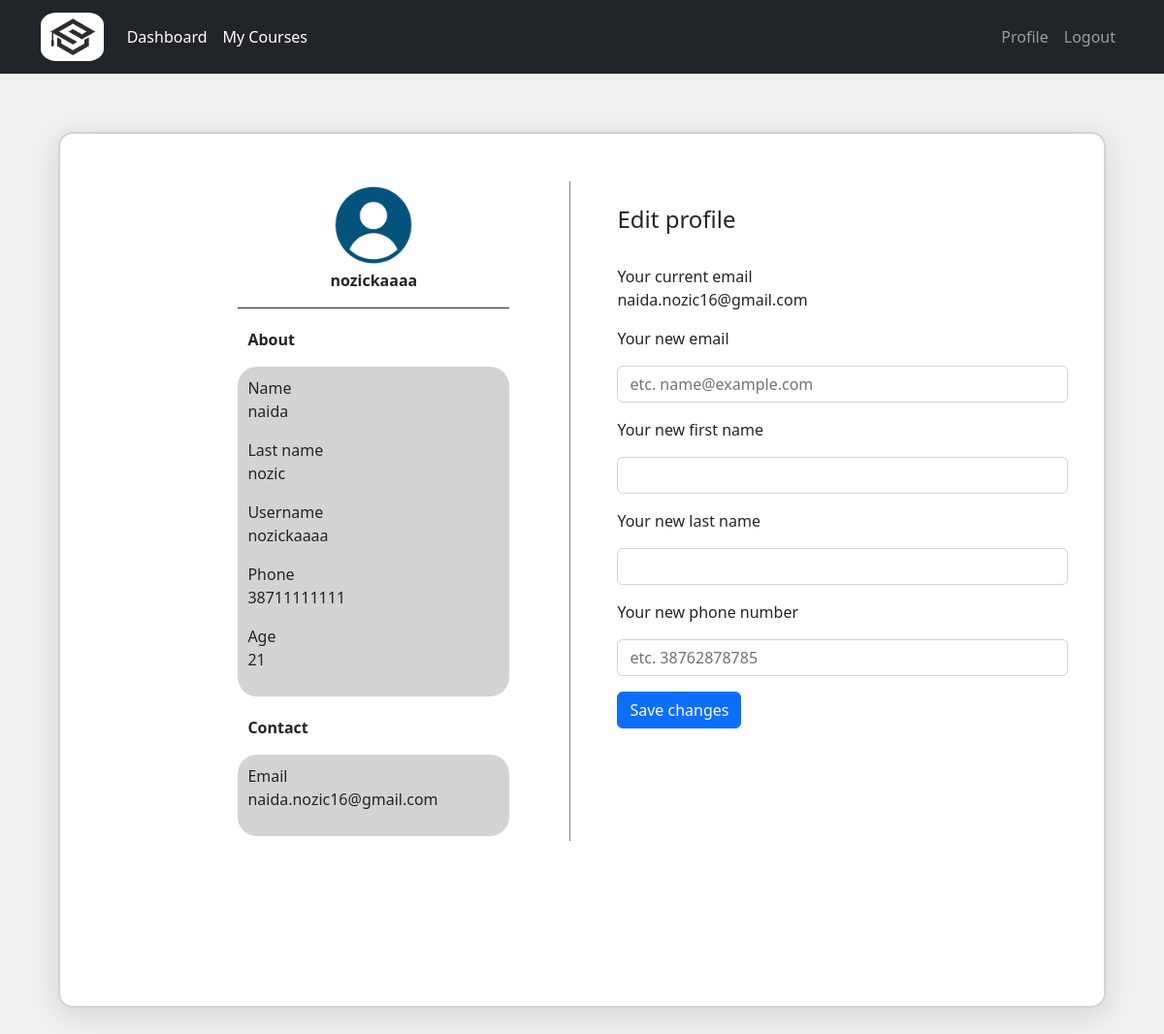
Page /courses/profile/12 (signed in) on the committed database.
### courses/models.py (models this page shows, shortened)
class NewUser(AbstractUser):
    is_student = models.BooleanField(default=False)
    is_tutor = models.BooleanField(default=False)

class Student(models.Model):
    user = models.OneToOneField(NewUser,on_delete=models.CASCADE,primary_key=True,related_name='Student')
    phone = models.IntegerField()
    age = models.IntegerField(null=True,blank=True) #this field is optional
    course = models.ManyToManyField(Course,through="StudentCourse")

### courses/views.py (the view, shortened to what this page needs)
# urls.py: path('profile/<int:pk>',views.profile,name='profile'),
@login_required
def profile(request,pk):
   user_form = UserUpdateForm()
   return render(request,'courses/profile.html',{'user_form':user_form})

### courses/forms.py
class UserUpdateForm(forms.ModelForm):
    first_name = forms.CharField(required=False, label='First name:', widget=forms.TextInput(attrs={'class':'form-control'}))
    last_name = forms.CharField(required=False, label='Last name:', widget=forms.TextInput(attrs={'class':'form-control'}))
    email = forms.EmailField(required=False, label='Email:', widget=forms.EmailInput(attrs={"placeholder": "etc. name@example.com",
                                                                            "class":"form-control"}))
    phone = forms.CharField(label='Phone number:', widget=forms.NumberInput(
                                                   attrs={"placeholder": "etc. 38762878785","class":"form-control"}))
    class Meta():
        model = NewUser
        fields = ['first_name','last_name','email']

### courses/templatetags/tag.py (called while the page is built)
@register.simple_tag
def getStudent(user):
    student = get_object_or_404(Student,user=user)
    return student

### templates/courses/profile.html (shortened to what this page needs)
{% extends 'courses/dashboard.html' %}
{% block content_courses %}
{% load static %}
<div class="row no-gutters profileBack">
    <div class="col-sm-12 col-md-12 col-lg-6 no-gutters lefty">
        <div id="leftside">
            <div class="margina" style="margin-top:5%;width: 280px;">
                <div class="horizontalCenter" style="width: 100%;">
                    <img src="{% static 'img/user.png' %}" style="width: 120px;" alt="user">
                </div>
                <p class="horizontalCenter" style="font-weight: bold; margin-bottom: 5px;">{{ user.username }}</p>
                <hr style="background-color: lightgray; opacity: 1;">
            </div>
            <div class="margina" style="width: 280px; margin-top: 20px;">
                <p style="font-weight: bold; margin-left: 10px;">About</p>
                <div style="background-color: lightgray; border-radius: 20px; height: fit-content;">
                    <div style="padding: 10px;">
                        <p><span>Name</span>
                            <br><span style="font-weight: lighter;">{{ user.first_name }}</span></p>
                        <p><span>Last name</span>
                            <br><span style="font-weight: lighter;">{{ user.last_name }}</span></p>
                        <p><span>Username</span>
                            <br><span style="font-weight: lighter;">{{ user.username }}</span></p>
                        {% load tag %}
                        {% if user.is_student %}
                           {% getStudent user as student %}
                            <p><span>Phone</span>
                                <br><span style="font-weight: lighter;">{{ student.phone }}</span></p>
                            <p><span>Age</span>
                                <br><span style="font-weight: lighter;">{{ student.age }}</span></p>
                        {% else %}
                            {% getTutor user as tutor %}
                                <p><span>Phone</span>
                                    <br><span style="font-weight: lighter;">{{ tutor.phone }}</span></p>
                        {% endif %}
                    </div>
                </div>
                <p style="font-weight: bold; margin-left: 10px; margin-top: 20px;">Contact</p>
                <div style="background-color: lightgray; border-radius: 20px; height: fit-content;">
                    <div style="padding: 10px;">
                        <p><span>Email</span>
                            <br><span style="font-weight: lighter;">{{ user.email }}</span></p>
                    </div>
                </div>
            </div>
        </div>
    </div>
    <div class="col-sm-12 col-md-12 col-lg-6 no-gutters righty">
        <div id="rightside">
            <div style="margin-top:10%; margin-left: 5%;">
                <h4>Edit profile</h4>
                <br>
                <p><span>Your current email</span>
                    <br><span style="font-weight: lighter;">{{ user.email }}</span></p>
                <form action="{% url 'profile' pk=user.pk %}" method="POST">
                    <p><label>Your new email</label><br></p>
                    <p>{{ user_form.email }}</p>
                    <p><label>Your new first name</label></p>
                    <p>{{ user_form.first_name }}</p>
                    <p><label>Your new last name</label></p>
                    <p>{{ user_form.last_name }}</p>
                    <p><label>Your new phone number</label></p>
                    <p>{{ user_form.phone }}</p>
                    <button type="submit" class="btn btn-primary" name="update_user_button">Save changes</button>
                </form>
            </div>
        </div>
    </div>
</div>
{% endblock %}

### static/css/style.css (style rules this page uses)
html { scroll-behavior: smooth; }
*, *:before, *:after { box-sizing: border-box; }
body { margin: 0; padding: 0; }
#leftside, #rightside { width: 100%; height: 100vh; }
#leftside { border-right: 1px solid gray; height: 80%; }

### static/css/login.css (style rules this page uses)
.horizontalCenter { display: flex; justify-content: center; }

### templates/courses/profile.html (style rules this page uses)
.profileBack { background-color: white; border-radius: 15px; padding: 25px; border: 2px solid lightgray; box-shadow: rgba(100, 100, 111, 0.2) 0px 7px 29px 0px; width:70%; margin-top: 5%; margin-bottom: 5%; margin-left: auto; margin-right: auto; }
.margina { margin-left: 30%; }
@media screen and (max-width:1400px) { .profileBack { width:90%; } }

### rows in the picture
NewUser: username "nozickaaaa", first_name "naida", last_name "nozic", email "naida.nozic16@gmail.com"
Student: phone "38711111111", age "21"
